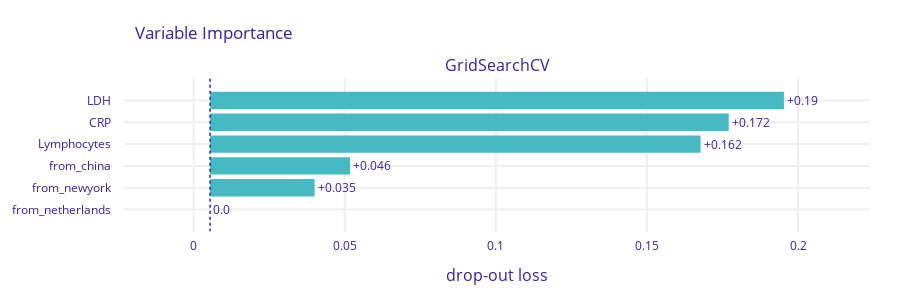

Notebook cell for this chart:
### Code cell
exp.model_parts().plot()

### Figure 1 — Plotly figure (JSON) as saved in the notebook; plotly's stock layout.template omitted (floating-point values rounded to 4 significant figures)
{"data": [{"base": 0.005424, "hoverinfo": "text", "hoverlabel": {"bgcolor": "rgba(0,0,0,0.8)"}, "hovertext": ["Model: GridSearchCV loss after<br>variable: LDH is permuted: 0.195<br>Drop-out loss change: +0.19", "Model: GridSearchCV loss after<br>variable: CRP is permuted: 0.177<br>Drop-out loss change: +0.172", "Model: GridSearchCV loss after<br>variable: Lymphocytes is permuted: 0.168<br>Drop-out loss change: +0.162", "Model: GridSearchCV loss after<br>variable: from_china is permuted: 0.052<br>Drop-out loss change: +0.046", "Model: GridSearchCV loss after<br>variable: from_newyork is permuted: 0.04<br>Drop-out loss change: +0.035", "Model: GridSearchCV loss after<br>variable: from_netherlands is permuted: 0.005<br>Drop-out loss change: -0.0"], "marker": {"color": "#46bac2"}, "orientation": "h", "showlegend": false, "text": ["+0.19", "+0.172", "+0.162", "+0.046", "+0.035", "0.0"], "textposition": "outside", "type": "bar", "x": [0.1899, 0.1717, 0.1623, 0.04631, 0.03459, 0], "xaxis": "x", "y": ["LDH", "CRP", "Lymphocytes", "from_china", "from_newyork", "from_netherlands"], "yaxis": "y"}], "layout": {"annotations": [{"font": {"size": 16}, "showarrow": false, "text": "GridSearchCV", "x": 0.5, "xanchor": "center", "xref": "paper", "y": 1, "yanchor": "bottom", "yref": "paper"}, {"font": {"size": 16}, "showarrow": false, "text": "drop-out loss", "x": 0.5, "xanchor": "center", "xref": "paper", "y": 0, "yanchor": "top", "yref": "paper", "yshift": -30}], "font": {"color": "#371ea3"}, "height": 303, "margin": {"b": 71, "r": 30, "t": 78}, "shapes": [{"line": {"color": "#371ea3", "dash": "dot", "width": 1.5}, "type": "line", "x0": 0.005424, "x1": 0.005424, "xref": "x", "y0": -1, "y1": 6, "yref": "y"}], "title": {"text": "Variable Importance", "x": 0.15}, "xaxis": {"anchor": "y", "automargin": true, "domain": [0, 1], "fixedrange": true, "gridwidth": 2, "range": [-0.02306, 0.2238], "tickcolor": "white", "ticklen": 3, "ticks": "outside", "type": "linear", "zeroline": false}, "yaxis": {"anchor": "x", "automargin": true, "autorange": "reversed", "domain": [0, 1], "fixedrange": true, "gridwidth": 2, "tickcolor": "white", "ticklen": 10, "ticks": "outside", "type": "category"}}}
